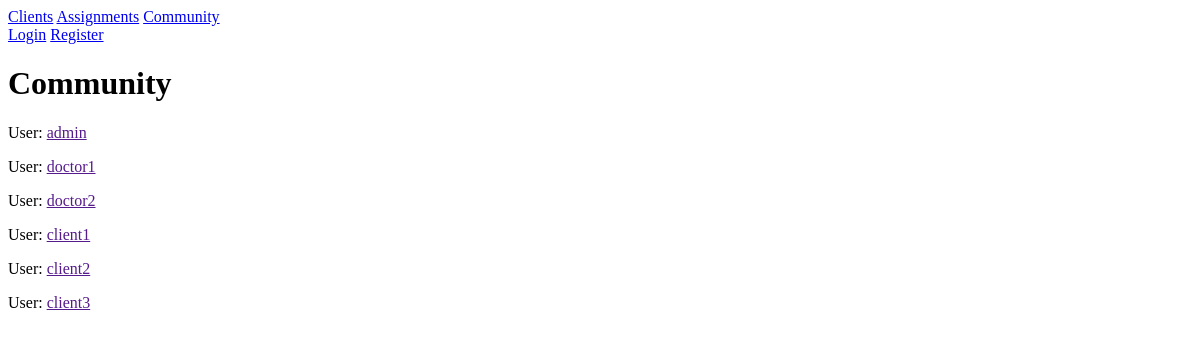
The app's page /community/, older data.
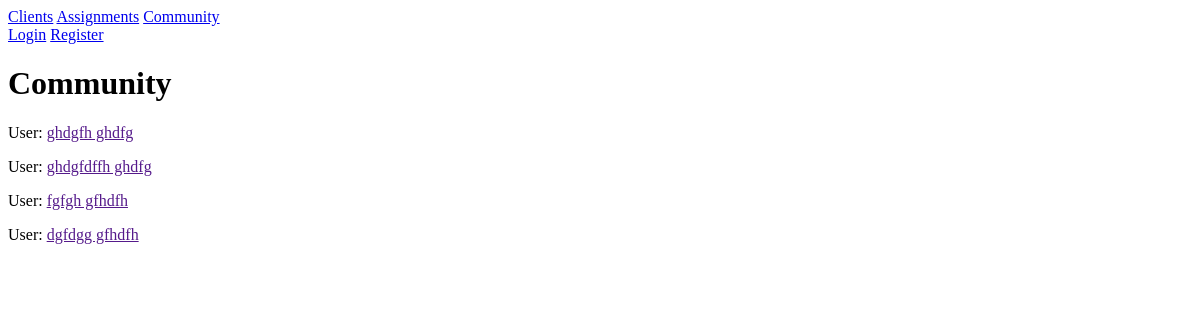
The same page, newer data.
### main/models.py (models this page shows)
class User(AbstractUser):
    birth_date = models.DateField(null=True)
    update_date = models.DateTimeField(auto_now=True)
    add_date = models.DateTimeField(auto_now_add=True)
    profile = models.TextField(blank=True)
    accept_policy = models.BooleanField(default=False)

### main/views.py (the view)
# urls.py: path('community/', Community.as_view(), name='community'),
class Community(ListView):
    model = User
    template_name = 'main/community.html'
    context_object_name = 'users'
    def get_queryset(self):
        queryset = User.objects.exclude(username=self.request.user.username)
        return queryset

### main/templates/main/community.html
{% extends 'main/base.html' %}
{% block content %}
    <h1>Community</h1>
    {% for user in users %}
        <p>User: <a href="">{{ user }}</a></p>
    {% endfor %}
{% endblock %}

### main/templates/main/base.html (shortened to what this page needs)
<!DOCTYPE html>
<html lang="en">
<head>
</head>
<body>
<div>
    <a href="{% url 'clients' %}">Clients</a>
    <a href="{% url 'library' %}">Assignments</a>
    <a href="{% url 'community' %}">Community</a>
</div>
<div>
    {% if request.user.is_authenticated %}
        <a href="{% url 'logout' %}">Logout</a>
        <a href="">{{ request.user }}</a>
    {% else %}
        <a href="{% url 'login' %}">Login</a>
        <a href="{% url 'register' %}">Register</a>
    {% endif %}
</div>
    {% block content %}{% endblock %}
</body>
</html>

Row changes from the older to the newer data that the page shows:
removed User: username "admin"
removed User: username "doctor1"
removed User: username "doctor2"
removed User: username "client1"
removed User: username "client2"
removed User: username "client3"
added User: username "ghdgfh ghdfg"
added User: username "ghdgfdffh ghdfg"
added User: username "fgfgh gfhdfh"
added User: username "dgfdgg gfhdfh"
